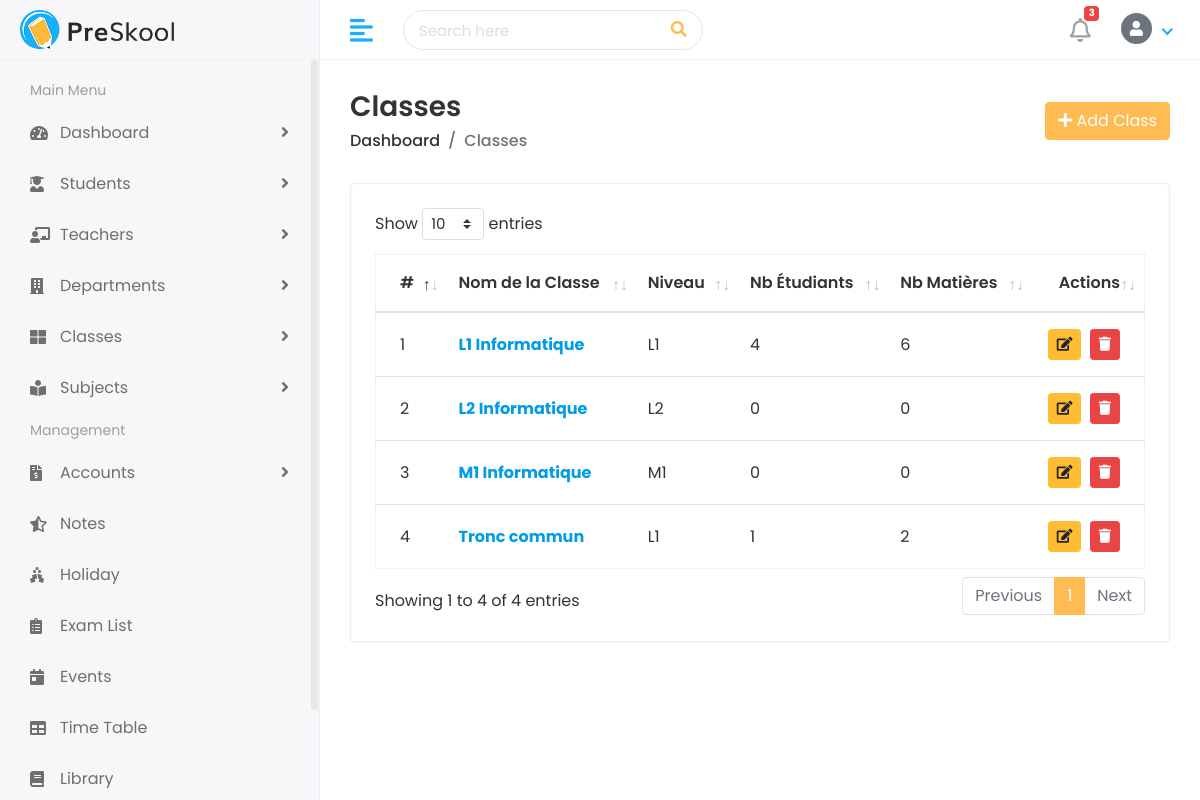
Before: /classes/ (signed in) with the older database file.
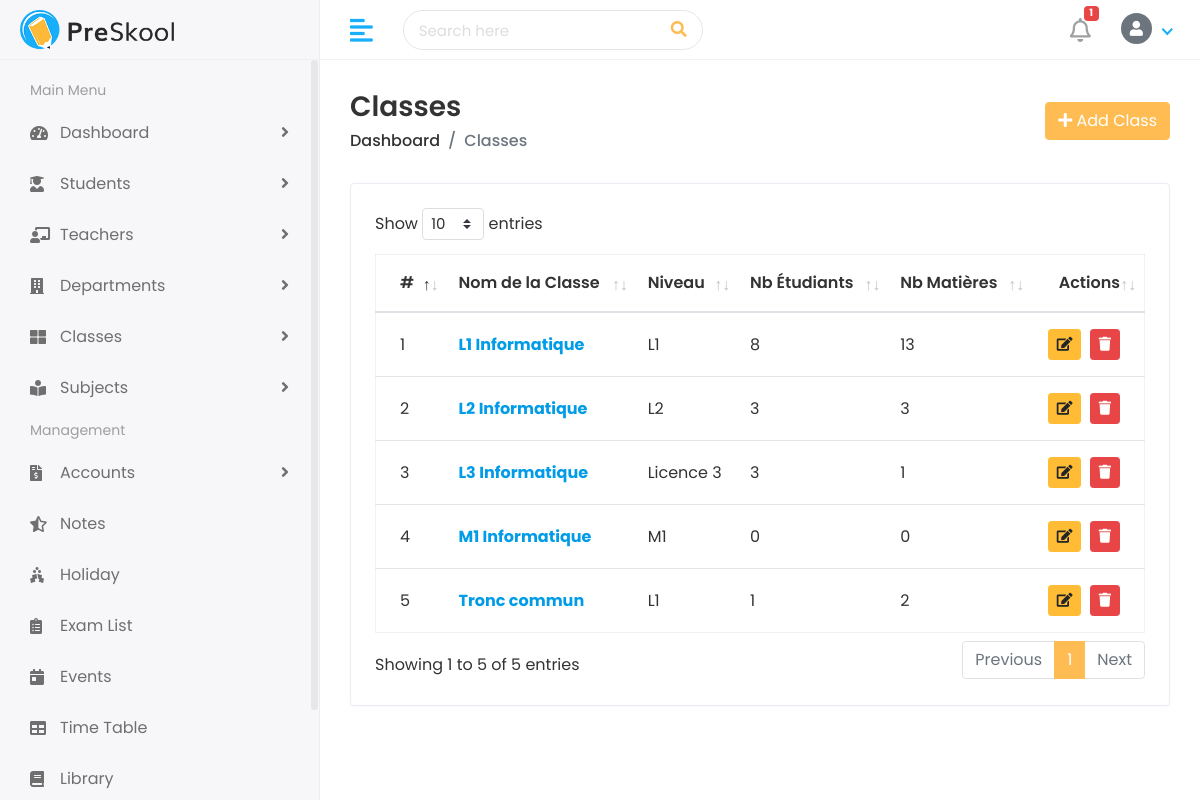
After: the same page with the newer database file.
### faculty/models.py (models this page shows, shortened)
class Classe(models.Model):
    name = models.CharField(max_length=100)
    level = models.CharField(max_length=50, blank=True)
    class Meta:
        ordering = ['name']

### faculty/views.py (the view)
# urls.py: path('classes/', views.classe_list, name='classe_list'),
@admin_required
def classe_list(request):
    classes = Classe.objects.all()
    return render(request, 'faculty/classes.html', {'classes': classes})

### faculty/context_processors.py (called while the page is built)
def notifications_processor(request):
    if request.user.is_authenticated and hasattr(request.user, 'is_admin') and request.user.is_admin:
        unread = Notification.objects.filter(recipient=request.user, is_read=False)[:15]
        unread_count = Notification.objects.filter(recipient=request.user, is_read=False).count()
        return {
            'admin_notifications': unread,
            'admin_notif_count': unread_count,
        }
    return {'admin_notifications': [], 'admin_notif_count': 0}

### faculty/models.py (called while the page is built)
    @property
    def icon(self):
        return self.TYPE_ICONS.get(self.notif_type, 'fas fa-bell')

### templates/faculty/classes.html (shortened to what this page needs)
{% extends 'Home/base.html' %}
{% load static %}
{% block body %}
<div class="page-wrapper">
  <div class="content container-fluid">
    <div class="page-header">
      <div class="row align-items-center">
        <div class="col">
          <h3 class="page-title">Classes</h3>
          <ul class="breadcrumb">
            <li class="breadcrumb-item"><a href="{% url 'admin_dashboard' %}">Dashboard</a></li>
            <li class="breadcrumb-item active">Classes</li>
          </ul>
        </div>
        <div class="col-auto text-right float-right ml-auto">
          <a href="{% url 'add_classe' %}" class="btn btn-primary"><i class="fas fa-plus"></i> Add Class</a>
        </div>
      </div>
    </div>
    <div class="row">
      <div class="col-sm-12">
        <div class="card card-table">
          <div class="card-body">
            <div class="table-responsive">
              <table class="table table-hover table-center mb-0 datatable">
                <thead>
                  <tr>
                    <th>#</th>
                    <th>Nom de la Classe</th>
                    <th>Niveau</th>
                    <th>Nb Étudiants</th>
                    <th>Nb Matières</th>
                    <th class="text-right">Actions</th>
                  </tr>
                </thead>
                <tbody>
                  {% for cls in classes %}
                  <tr>
                    <td>{{ forloop.counter }}</td>
                    <td><a href="{% url 'classe_detail' cls.pk %}"><strong>{{ cls.name }}</strong></a></td>
                    <td>{{ cls.level|default:"—" }}</td>
                    <td>{{ cls.students.count }}</td>
                    <td>{{ cls.subjects.count }}</td>
                    <td class="text-right">
                      <a href="{% url 'edit_classe' cls.pk %}" class="btn btn-sm btn-warning mr-1">
                        <i class="fas fa-edit"></i>
                      </a>
                      <a href="{% url 'delete_classe' cls.pk %}"
                         class="btn btn-sm btn-danger"
                         onclick="return confirm('Supprimer cette classe ?')">
                        <i class="fas fa-trash"></i>
                      </a>
                    </td>
                  </tr>
                  {% empty %}
                  <tr><td colspan="6" class="text-center">Aucune classe trouvée.</td></tr>
                  {% endfor %}
                </tbody>
              </table>
            </div>
          </div>
        </div>
      </div>
    </div>
  </div>
</div>
{% endblock %}

Changed rows visible on the page:
computed for Classe "L1 Informatique": students.count "4" → "8"; subjects.count "6" → "13"
computed for Classe "L2 Informatique": students.count "0" → "3"; subjects.count "0" → "3"
added Classe: name "L3 Informatique", level "Licence 3", students.count "3", subjects.count "1"
Other visible differences:
{{ admin_notif_count }}: "3" → "1"
text written by a page script: "Show entries Showing 1 to 4 of 4 entries Previous 1 Next" → "Show entries Showing 1 to 5 of 5 entries Previous 1 Next"
